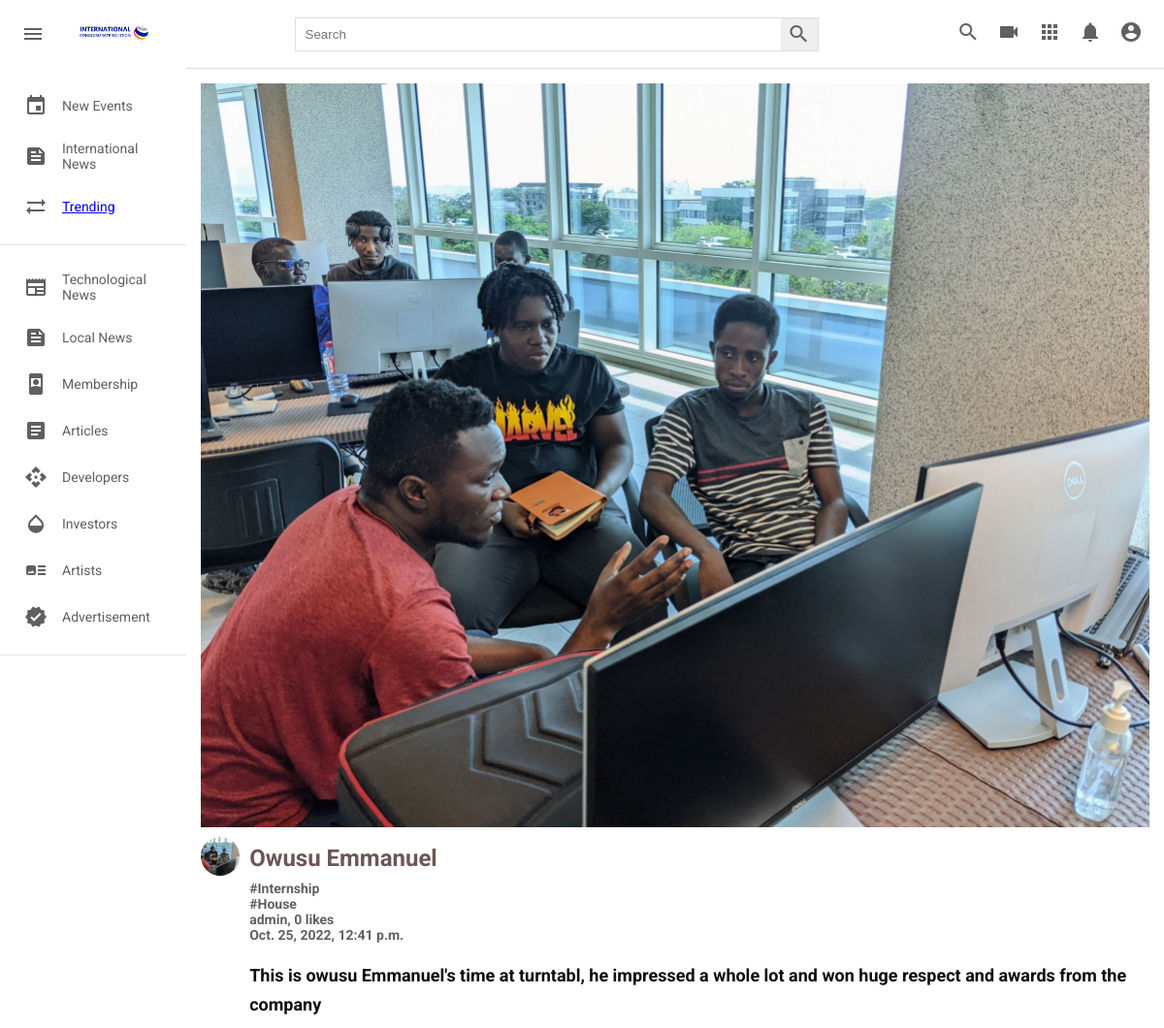
The app's page /95564261-019d-44cc-9f1c-e334ebc3f4d2/ with its own data.
### post/models.py (models this page shows, shortened)
class Post(models.Model):
    id = models.UUIDField(primary_key = True, default = uuid.uuid4)
    title = models.CharField(max_length=500, verbose_name="title", blank=True)
    picture = models.ImageField(upload_to=user_directory_path, verbose_name="Picture", null=True)
    caption = models.CharField(max_length=500000, verbose_name="Caption")
    posted = models.DateTimeField(auto_now_add=True)
    tag = models.ManyToManyField(Tag, related_name="tags")
    user = models.ForeignKey(User, on_delete=models.CASCADE)
    likes = models.IntegerField(default=0)

class Tag(models.Model):
    title = models.CharField(max_length=100, verbose_name='tag')
    slug = models.SlugField(null=False, unique=True, default=uuid.uuid1)
    class Meta:
        verbose_name = 'Tag'
        verbose_name_plural = 'Tags'
    def __str__(self):
        return self.title

### post/views.py (the view)
# urls.py: path('<str:id>/', views.detail_page, name="detailed_page"),
def detail_page(request, id):
    detailed_page = get_object_or_404(Post, pk=id)
    return render(request, 'detail_page.html', {'detailed_page':detailed_page})

### templates/detail_page.html
{% extends 'base.html' %}
{% load static %}
   {% block content %}
     <div class="detailPage_videos">
        <div class="detailPage_videos__container">
            <div class="detailPage_video">
                <div class="detailPage_video__thumbnail">
                <img src="{{ detailed_page.picture.url }}" alt="" />
                </div>
                <div class="video__details">
                    <div class="detailPage_author">
                        <img
                        src="{{ detailed_page.picture.url }}"
                        alt=""
                        />
                    </div>
                    <div class="detailPage_title">
                        <h3> <a href=""> {{ detailed_page.title }}</a></h3>
                        <h2><b>{% for tag in detailed_page.tag.all%}<a href="{{tag.get_absolute_url}}"> #{{tag}} </a><br>{% endfor %}</b></h2>
                        <h2><b><a href=""> {{detailed_page.user.username}}, {{detailed_page.likes}} likes </a></b></h2>
                        <h2> <b> <a href="">{{detailed_page.posted}}</a> </b></h2><br>
                        <h4> <a href=""> {{ detailed_page.caption }}</a></h4>
                    </div>
                </div>
            </div>
        </div>
      </div>
    </div>
   {% endblock content %}

### static/styles.css (style rules this page uses)
* { margin: 0; padding: 0; box-sizing: border-box; }
body { font-family: 'Roboto', sans-serif; }
.video__details { display: flex; margin-top: 10px; }
.detailPage_videos { background-color: #fff; width: 100%; height: 100%; padding: 15px 15px; border-top: 1px solid #ddd; overflow-y: scroll; }
.detailPage_video { width: 100%; margin-bottom: 30px; }
.detailPage_video__thumbnail { width: 100%; height: 80%; }
.detailPage_video__thumbnail img { object-fit: cover; height: 100%; width: 100%; }
.detailPage_author img { object-fit: cover; border-radius: 50%; height: 40px; width: 40px; margin-right: 10px; }
.detailPage_title { display: flex; flex-direction: column; }
.detailPage_title h3 a { color: rgb(107, 86, 86); line-height: 45px; font-size: 24px; margin-bottom: 6px; }
.detailPage_title h4 a { color: rgb(14, 13, 13); line-height: 30px; font-size: 18px; margin-bottom: 6px; }
.detailPage_title a, span { text-decoration: none; color: rgb(96, 96, 96); font-size: 14px; }

### records on screen
Post: picture (picture), title "Owusu Emmanuel", user.username "admin", likes "0", posted "Oct. 25, 2022, 12:41 p.m.", caption "This is owusu Emmanuel's time at turntabl, he impressed a whole lot and won huge respect and awards from the company"
Tag: title "Internship"
Tag: title "House"
